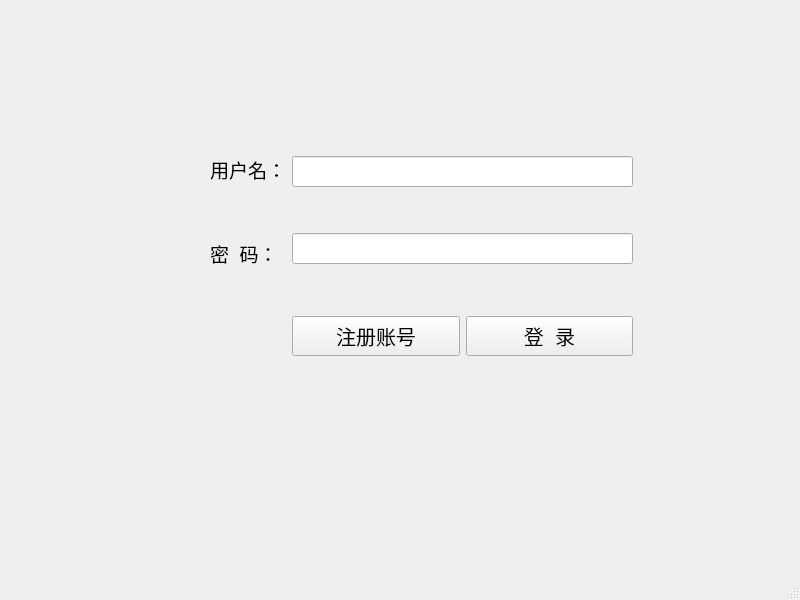
<?xml version="1.0" encoding="UTF-8"?>
<ui version="4.0">
 <class>DengLu_MainWindow</class>
 <widget class="QMainWindow" name="DengLu_MainWindow">
  <property name="geometry">
   <rect>
    <x>0</x>
    <y>0</y>
    <width>800</width>
    <height>600</height>
   </rect>
  </property>
  <property name="font">
   <font>
    <pointsize>14</pointsize>
   </font>
  </property>
  <property name="windowTitle">
   <string>登录</string>
  </property>
  <widget class="QWidget" name="centralwidget">
   <widget class="QWidget" name="layoutWidget">
    <property name="geometry">
     <rect>
      <x>210</x>
      <y>150</y>
      <width>423</width>
      <height>212</height>
     </rect>
    </property>
    <layout class="QHBoxLayout" name="horizontalLayout_2">
     <item>
      <layout class="QVBoxLayout" name="verticalLayout">
       <item>
        <widget class="QLabel" name="label">
         <property name="minimumSize">
          <size>
           <width>0</width>
           <height>30</height>
          </size>
         </property>
         <property name="font">
          <font>
           <pointsize>14</pointsize>
          </font>
         </property>
         <property name="text">
          <string>用户名：</string>
         </property>
        </widget>
       </item>
       <item>
        <spacer name="verticalSpacer_4">
         <property name="orientation">
          <enum>Qt::Vertical</enum>
         </property>
         <property name="sizeType">
          <enum>QSizePolicy::Fixed</enum>
         </property>
         <property name="sizeHint" stdset="0">
          <size>
           <width>20</width>
           <height>40</height>
          </size>
         </property>
        </spacer>
       </item>
       <item>
        <widget class="QLabel" name="label_2">
         <property name="minimumSize">
          <size>
           <width>0</width>
           <height>30</height>
          </size>
         </property>
         <property name="font">
          <font>
           <pointsize>14</pointsize>
           <kerning>true</kerning>
          </font>
         </property>
         <property name="text">
          <string>密  码：</string>
         </property>
        </widget>
       </item>
       <item>
        <spacer name="verticalSpacer_2">
         <property name="orientation">
          <enum>Qt::Vertical</enum>
         </property>
         <property name="sizeType">
          <enum>QSizePolicy::Fixed</enum>
         </property>
         <property name="sizeHint" stdset="0">
          <size>
           <width>20</width>
           <height>90</height>
          </size>
         </property>
        </spacer>
       </item>
      </layout>
     </item>
     <item>
      <layout class="QVBoxLayout" name="verticalLayout_3">
       <item>
        <layout class="QVBoxLayout" name="verticalLayout_2">
         <item>
          <widget class="QLineEdit" name="ShuRuYongHuMing">
           <property name="minimumSize">
            <size>
             <width>0</width>
             <height>30</height>
            </size>
           </property>
          </widget>
         </item>
         <item>
          <spacer name="verticalSpacer_3">
           <property name="orientation">
            <enum>Qt::Vertical</enum>
           </property>
           <property name="sizeType">
            <enum>QSizePolicy::Fixed</enum>
           </property>
           <property name="sizeHint" stdset="0">
            <size>
             <width>20</width>
             <height>40</height>
            </size>
           </property>
          </spacer>
         </item>
         <item>
          <widget class="QLineEdit" name="ShuRuMiMa">
           <property name="minimumSize">
            <size>
             <width>0</width>
             <height>30</height>
            </size>
           </property>
           <property name="echoMode">
            <enum>QLineEdit::Password</enum>
           </property>
          </widget>
         </item>
        </layout>
       </item>
       <item>
        <spacer name="verticalSpacer">
         <property name="orientation">
          <enum>Qt::Vertical</enum>
         </property>
         <property name="sizeType">
          <enum>QSizePolicy::Fixed</enum>
         </property>
         <property name="sizeHint" stdset="0">
          <size>
           <width>20</width>
           <height>40</height>
          </size>
         </property>
        </spacer>
       </item>
       <item>
        <layout class="QHBoxLayout" name="horizontalLayout">
         <item>
          <widget class="QPushButton" name="ZhuCeZhangHao">
           <property name="minimumSize">
            <size>
             <width>150</width>
             <height>40</height>
            </size>
           </property>
           <property name="font">
            <font>
             <pointsize>15</pointsize>
            </font>
           </property>
           <property name="text">
            <string>注册账号</string>
           </property>
          </widget>
         </item>
         <item>
          <widget class="QPushButton" name="DengLu">
           <property name="minimumSize">
            <size>
             <width>160</width>
             <height>40</height>
            </size>
           </property>
           <property name="font">
            <font>
             <pointsize>15</pointsize>
            </font>
           </property>
           <property name="text">
            <string>登  录</string>
           </property>
          </widget>
         </item>
        </layout>
       </item>
      </layout>
     </item>
    </layout>
   </widget>
  </widget>
  <widget class="QStatusBar" name="statusbar"/>
 </widget>
 <resources/>
 <connections/>
</ui>
